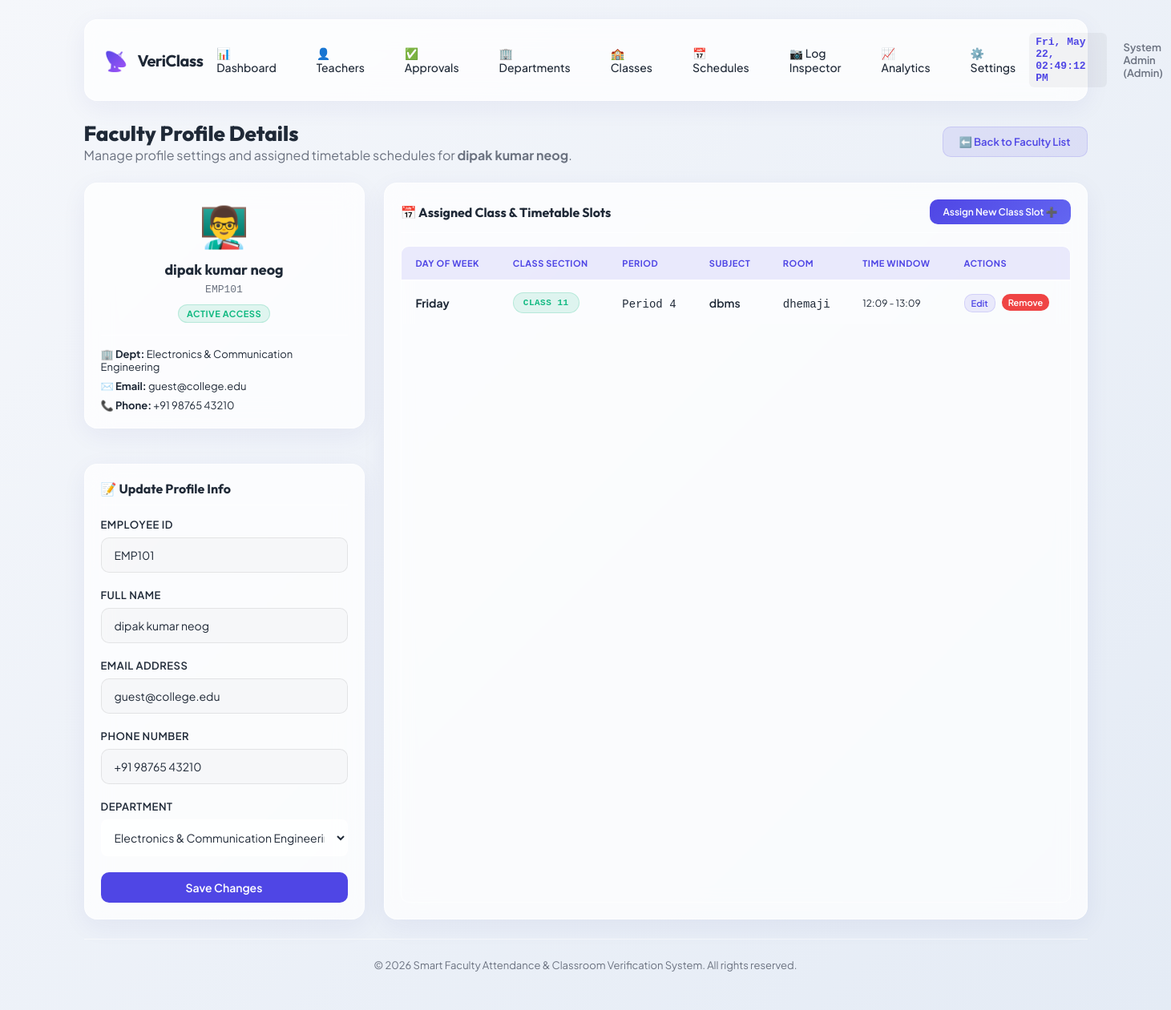
/admin/teachers/view/1 (signed in), run on an earlier commit of the app's database.
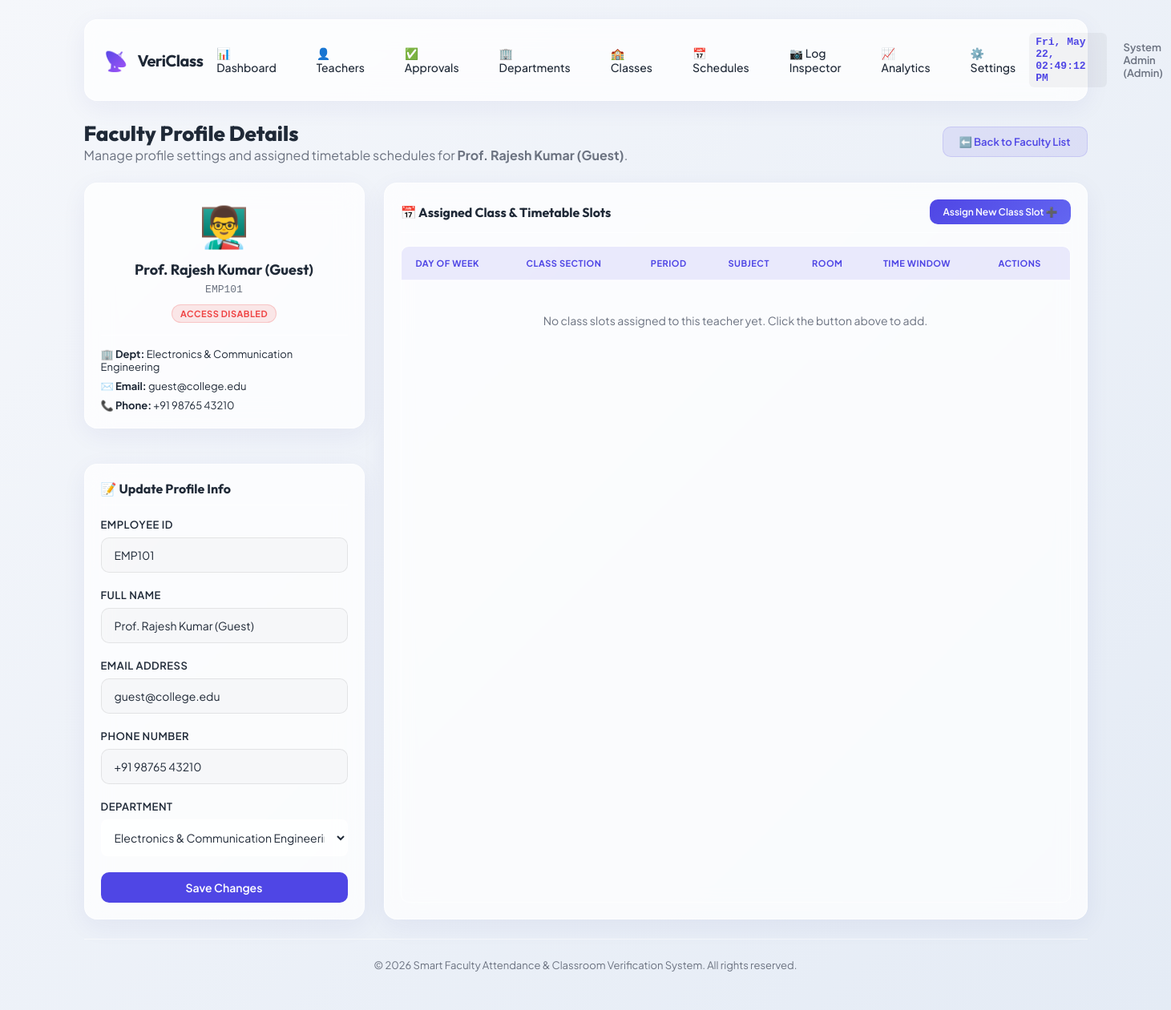
And on a later commit of the database.
### models.py (models this page shows, shortened)
class TeacherProfile(db.Model):
    __tablename__ = 'teacher_profiles'
    id = db.Column(db.Integer, primary_key=True)
    user_id = db.Column(db.Integer, db.ForeignKey('users.id', ondelete='CASCADE'), unique=True, nullable=False)
    employee_id = db.Column(db.String(50), unique=True, nullable=False, index=True)
    name = db.Column(db.String(120), nullable=False)
    phone = db.Column(db.String(20), nullable=True)
    department_id = db.Column(db.Integer, db.ForeignKey('departments.id', ondelete='SET NULL'), nullable=True)
    approval_status = db.Column(db.String(20), default='Pending', nullable=False) # 'Pending', 'Approved', 'Rejected'
    approved_by_id = db.Column(db.Integer, db.ForeignKey('users.id'), nullable=True)
    approved_at = db.Column(db.DateTime, nullable=True)
    user = db.relationship('User', foreign_keys=[user_id], back_populates='profile', lazy=True)
    approver = db.relationship('User', foreign_keys=[approved_by_id], lazy=True)
    timetables = db.relationship('Timetable', backref='teacher_profile', cascade="all, delete-orphan", lazy=True)
    attendance_logs = db.relationship('AttendanceLog', backref='teacher_profile', lazy=True)

class User(db.Model):
    __tablename__ = 'users'
    id = db.Column(db.Integer, primary_key=True)
    username = db.Column(db.String(80), unique=True, nullable=False, index=True)
    password_hash = db.Column(db.String(255), nullable=True) # Nullable for first-time password setup
    role_id = db.Column(db.Integer, db.ForeignKey('roles.id'), nullable=False)
    email = db.Column(db.String(120), unique=True, nullable=False, index=True)
    is_active = db.Column(db.Boolean, default=True)
    needs_password_setup = db.Column(db.Boolean, default=False)
    created_at = db.Column(db.DateTime, default=datetime.utcnow)
    profile = db.relationship('TeacherProfile', foreign_keys='TeacherProfile.user_id', back_populates='user', uselist=False, cascade="all, delete-orphan", lazy=True)

class ClassSection(db.Model):
    __tablename__ = 'classes'
    id = db.Column(db.Integer, primary_key=True)
    name = db.Column(db.String(100), unique=True, nullable=False)
    timetables = db.relationship('Timetable', backref='class_section', cascade="all, delete-orphan", lazy=True)
    upload_logs = db.relationship('TimetableUploadLog', backref='class_section', cascade="all, delete-orphan", lazy=True)

class Timetable(db.Model):
    __tablename__ = 'timetables'
    id = db.Column(db.Integer, primary_key=True)
    teacher_profile_id = db.Column(db.Integer, db.ForeignKey('teacher_profiles.id', ondelete='CASCADE'), nullable=False)
    class_id = db.Column(db.Integer, db.ForeignKey('classes.id', ondelete='CASCADE'), nullable=False)
    subject = db.Column(db.String(100), nullable=False)
    classroom = db.Column(db.String(50), nullable=False)
    day_of_week = db.Column(db.Integer, nullable=False) # 0 = Monday, ..., 6 = Sunday
    period = db.Column(db.String(50), nullable=False, default="Period 1")
    start_time = db.Column(db.Time, nullable=False)
    end_time = db.Column(db.Time, nullable=False)
    attendance_logs = db.relationship('AttendanceLog', backref='timetable', lazy=True)
    def to_dict(self):
        return {
            'id': self.id,
            'teacher_profile_id': self.teacher_profile_id,
            'teacher_name': self.teacher_profile.name if self.teacher_profile else 'Unknown',
            'class_id': self.class_id,
            'class_name': self.class_section.name if self.class_section else 'N/A',
            'subject': self.subject,
            'classroom': self.classroom,
            'day_of_week': self.day_of_week,
            'period': self.period,
            'start_time': self.start_time.strftime('%H:%M'),
            'end_time': self.end_time.strftime('%H:%M')
        }

class Department(db.Model):
    __tablename__ = 'departments'
    id = db.Column(db.Integer, primary_key=True)
    name = db.Column(db.String(100), unique=True, nullable=False)
    code = db.Column(db.String(20), unique=True, nullable=False) # e.g. 'CSE', 'ECE'
    teachers = db.relationship('TeacherProfile', backref='department', lazy=True)

### app.py (the view, shortened to what this page needs)
@app.route('/admin/teachers/view/<int:profile_id>', methods=['GET', 'POST'])
def admin_teacher_details(profile_id):
    if not is_logged_in() or session.get('role') != 'admin':
        flash("Access Denied.", "danger")
        return redirect(url_for('login'))
    profile = TeacherProfile.query.get_or_404(profile_id)
    departments = Department.query.order_by(Department.name).all()
    classes = ClassSection.query.order_by(ClassSection.name).all()
    slots = Timetable.query.filter_by(teacher_profile_id=profile.id).order_by(Timetable.day_of_week, Timetable.start_time).all()
    slots_dict = [s.to_dict() for s in slots]
    return render_template('admin_teacher_details.html',
                           profile=profile,
                           departments=departments,
                           classes=classes,
                           slots=slots_dict)

### app.py (called while the page is built)
def is_logged_in():
    return 'user_id' in session

### templates/admin_teacher_details.html (shortened to what the changed rows need)
{% extends "base.html" %}
{% block content %}
<div style="margin-bottom: 24px; display: flex; justify-content: space-between; align-items: center;">
    <div>
        <h2 style="font-family: var(--font-title); font-size: 26px; font-weight: 800;">Faculty Profile Details</h2>
        <p style="color: var(--color-text-muted);">Manage profile settings and assigned timetable schedules for <strong>{{ profile.name }}</strong>.</p>
    </div>
</div>
<div class="grid-sidebar" style="display: grid; grid-template-columns: 350px 1fr; gap: 24px;">
    <div style="display: flex; flex-direction: column; gap: 20px;">
        <div class="glass-card" style="padding: 20px; text-align: center;">
            <div style="font-size: 50px; margin-bottom: 12px;">👨‍🏫</div>
            <h3 style="font-family: var(--font-title); font-size: 18px; margin-bottom: 4px;">{{ profile.name }}</h3>
            <p style="color: var(--color-text-muted); font-size: 13px; margin-bottom: 10px;"><code>{{ profile.employee_id }}</code></p>
            <span class="badge {% if profile.user and profile.user.is_active %}badge-approved{% else %}badge-rejected{% endif %}" style="font-size: 11px; padding: 4px 10px;">
                {{ 'Active Access' if (profile.user and profile.user.is_active) else 'Access Disabled' }}
            </span>
            <div style="margin-top: 15px; border-top: 1px solid var(--border-card); padding-top: 15px; text-align: left; font-size: 13px; display: flex; flex-direction: column; gap: 8px;">
                <div>🏢 <strong>Dept:</strong> {{ profile.department.name if profile.department else 'Not Assigned' }}</div>
                <div>✉️ <strong>Email:</strong> {{ profile.user.email if profile.user else 'N/A' }}</div>
                <div>📞 <strong>Phone:</strong> {{ profile.phone or 'Not Provided' }}</div>
            </div>
        </div>
        <div class="glass-card" style="padding: 20px;">
            <form action="{{ url_for('admin_teacher_details', profile_id=profile.id) }}" method="POST">
                <div class="form-group">
                    <label class="form-label" for="employee_id">Employee ID</label>
                    <input class="form-control" type="text" id="employee_id" name="employee_id" value="{{ profile.employee_id }}" required>
                </div>
                <div class="form-group" style="margin-top: 12px;">
                    <label class="form-label" for="name">Full Name</label>
                    <input class="form-control" type="text" id="name" name="name" value="{{ profile.name }}" required>
                </div>
                <div class="form-group" style="margin-top: 12px;">
                    <label class="form-label" for="email">Email Address</label>
                    <input class="form-control" type="email" id="email" name="email" value="{{ profile.user.email if profile.user else '' }}" required>
                </div>
                <div class="form-group" style="margin-top: 12px;">
                    <label class="form-label" for="phone">Phone Number</label>
                    <input class="form-control" type="text" id="phone" name="phone" value="{{ profile.phone or '' }}">
                </div>
                <div class="form-group" style="margin-top: 12px; margin-bottom: 20px;">
                    <label class="form-label" for="department_id">Department</label>
                    <select class="form-control" id="department_id" name="department_id" style="background-color: var(--bg-card); color: var(--color-text); border: 1px solid var(--border-card); padding: 12px; border-radius: 8px;">
                        {% for dept in departments %}
                            <option value="{{ dept.id }}" {% if profile.department_id == dept.id %}selected{% endif %}>{{ dept.name }} ({{ dept.code }})</option>
                        {% endfor %}
                    </select>
                </div>
            </form>
        </div>
    </div>
    <div class="glass-card" style="padding: 20px; display: flex; flex-direction: column;">
        <div class="table-responsive" style="flex: 1;">
            <table class="custom-table">
                <thead>
                    <tr>
                        <th>Day of Week</th>
                        <th>Class Section</th>
                        <th>Period</th>
                        <th>Subject</th>
                        <th>Room</th>
                        <th>Time Window</th>
                        <th>Actions</th>
                    </tr>
                </thead>
                <tbody>
                    {% if slots %}
                        {% for slot in slots %}
                            <tr class="slot-row"
                                data-id="{{ slot.id }}"
                                data-class-id="{{ slot.class_id }}"
                                data-subject="{{ slot.subject }}"
                                data-classroom="{{ slot.classroom }}"
                                data-day="{{ slot.day_of_week }}"
                                data-period="{{ slot.period }}"
                                data-start="{{ slot.start_time }}"
                                data-end="{{ slot.end_time }}">
                                <td style="font-weight: 700;">
                                    {% if slot.day_of_week == 0 %}Monday
                                    {% elif slot.day_of_week == 1 %}Tuesday
                                    {% elif slot.day_of_week == 2 %}Wednesday
                                    {% elif slot.day_of_week == 3 %}Thursday
                                    {% elif slot.day_of_week == 4 %}Friday
                                    {% elif slot.day_of_week == 5 %}Saturday
                                    {% elif slot.day_of_week == 6 %}Sunday
                                    {% endif %}
                                </td>
                                <td><span class="badge badge-approved" style="font-size: 11px; font-family: monospace;">{{ slot.class_name }}</span></td>
                                <td><code>{{ slot.period }}</code></td>
                                <td style="font-weight: 600;">{{ slot.subject }}</td>
                                <td><code>{{ slot.classroom }}</code></td>
                                <td style="font-size: 12px;">{{ slot.start_time }} - {{ slot.end_time }}</td>
                                <td>
                                    <div style="display: flex; gap: 8px;">
                                        <button class="btn btn-secondary btn-edit-slot" style="padding: 4px 8px; font-size: 11px;">Edit</button>
                                        <form action="{{ url_for('admin_teacher_details', profile_id=profile.id) }}" method="POST" style="display: inline;" onsubmit="return confirm('Are you sure you want to remove this assigned slot from the teacher?');">
                                            <button type="submit" class="btn btn-danger" style="padding: 4px 8px; font-size: 11px;">Remove</button>
                                        </form>
                                    </div>
                                </td>
                            </tr>
                        {% endfor %}
                    {% else %}
                        <tr>
                            <td colspan="7" style="text-align: center; color: var(--color-text-muted); padding: 40px;">No class slots assigned to this teacher yet. Click the button above to add.</td>
                        </tr>
                    {% endif %}
                </tbody>
            </table>
        </div>
    </div>
</div>
{% endblock %}

What changed in the data, as far as the page shows it:
no longer on this page (row unchanged): ClassSection: class_name "CLASS 11"
removed Timetable: period "Period 4", subject "dbms", classroom "dhemaji"
changed TeacherProfile "EMP101": name "dipak kumar neog" → "Prof. Rajesh Kumar (Guest)"
changed User "guest@college.edu": is_active "ACTIVE ACCESS" → "ACCESS DISABLED"
Also different on the page:
text now shown: "No class slots assigned to this teacher yet. Click the button above to add."
list line gone: "Friday 12:09 - 13:09 Edit Remove"
